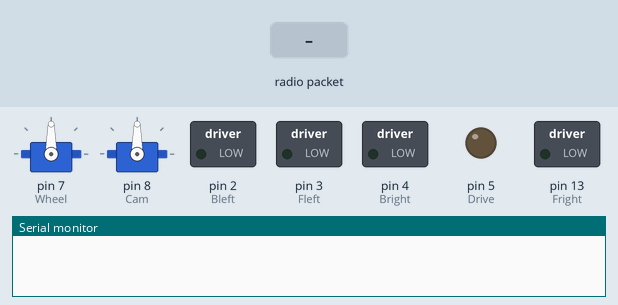
The sketch below on a simulated Arduino Uno, built with avr-gcc and run on an emulated ATmega328P. On the bench: 2 × servo, switched loads named in the sketch (green lamp = pin HIGH), output pins drawn as LEDs (lit = HIGH), the last lines printed to the serial monitor. The inputs (shaded band) are chosen by the test bench. No radio packets arrive unless stated.

Above: at 1.2 s.
1.3 s: radio packet "1" arrives
At 1.8 s:
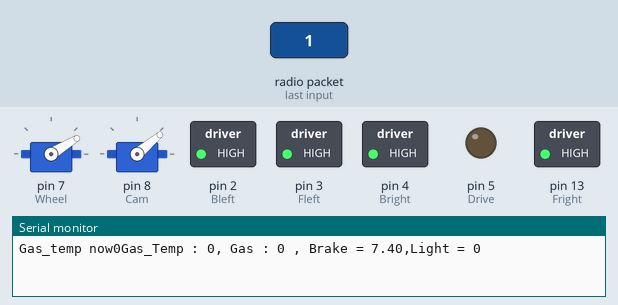
Timing chart, 0 to 4.3 s (numbered marks = the images above; inputs shaded):
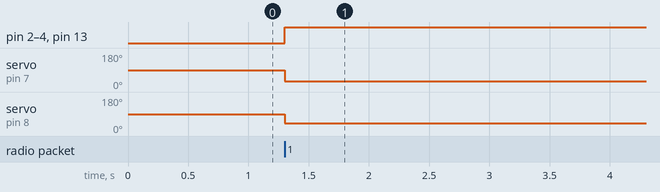

Measured:
- after the input at 1.3 s, pin 2 (Bleft), pin 3 (Fleft), pin 4 (Bright), pin 13 (Fright): LOW → HIGH at once; servo on pin 7 (Wheel): 90° → 31° at once; servo on pin 8 (Cam): 90° → 40° at once

The sketch:

rf_recieve.ino
```cpp
#include <ServoTimer2.h>
#include <RH_ASK.h>
#include <SPI.h>  // Not actualy used but needed to compile

ServoTimer2 Wheel;
ServoTimer2 Cam;
ServoTimer2 Drive;

#define Fright 13
#define Fleft 3
#define Bright 4
#define Bleft 2
#define Drive 5

//Determine pedal sensitivity
int acc = 5;
int bpress = 10;

//Determine which controller it listens to
int ID = 1;

//movement variables
int gas_temp = 0;
int gas = 0;
float brake = 0;
int steer = 0;
int head = 1200;
bool reverse = false;

// headlight/taillight/brake light variables
int leftcounter = 0;
int rightcounter = 0;
bool light = false;
bool Brakelights = false;
bool left = false;
bool right = false;
bool FleftOn = false;
bool FrightOn = false;
bool BleftOn = false;
bool BrightOn = false;


//library variables
RH_ASK driver;


void setup() {
  Serial.begin(9600);  // Development only
  if (!driver.init())
    Serial.println("init failed");
  //set LED pinmodes
  pinMode(Fright, OUTPUT);
  pinMode(Fleft, OUTPUT);
  pinMode(Bright, OUTPUT);
  pinMode(Bleft, OUTPUT);

  //attach the servos to the correct pins
  Wheel.attach(7);
  Cam.attach(8);
}

void loop() {
  uint8_t buf[9];                 //variable to store the incoming data
  uint8_t buflen = sizeof(buf);   //variable to store incoming data length
  if (driver.recv(buf, &buflen))  //If we get a message the is the right length,
  {
    int i;
    if (buf[0] = ID)  //If this came from the correct controller,
    {
      //Set all variables from recieved data
      gas_temp = buf[1];
      steer = buf[2];
      brake = buf[3];
      right = buf[4];
      left = buf[5];
      light = buf[6];
      head = buf[7];
      reverse = buf[8];

      // Steering
      steer = ((steer * 15) + 700);  //Make sure it's the right value for the servo. This servo library requires values between 700 and 2200, with 1500 being the middle.
      Wheel.write(steer);

      // forward/backwards Motion
      Serial.print("Gas_temp now");
      Serial.print(gas_temp);
      gas_temp = (gas_temp * 5);                     //Make sure it's the right value for the motor.
      if ((gas < gas_temp) && (reverse == false)) {  //if the current speed is less than the desired speed and the car is in forward gear, speed up a little. This is to make sure the car can't accelerate instantly and has a sense of mass.
        gas += acc;
      }
      if ((gas < gas_temp) && (reverse == true)) {  //If the car is in reverse gear, speed up backwards a little more each loop until we reach the desired speed.
        gas -= acc;
      }

      if (gas > 250) {  //Make sure the throttle number can't keep going up once the motor has reached it's maximum speed
        gas = 250;
      }
      brake = (brake / bpress);  //determine brake sensitivity
      if (brake < 2) {           //make sure there's always a little bit of braking so that the car slows down like a real one would
        brake = 2;
      }
      if ((10 < gas) && (150 > gas) && (gas_temp < 15)) {
        brake = 30;
      }
      if ((10 < gas) && (150 > gas)) {
        acc = 30;

      } else {
        acc = 5;
      }
      if (gas > 0) {  //If the car is moving forward, move the throttle value down by however much the brake is applied.
        gas = (gas - brake);
      }
      //else {
      //  gas = (gas + brake);  //If the car is in reverse gear, move the throttle value up by however much the brake is applied.
      //}
      if ((gas < 0) && (reverse == false)) {
        gas = 0;
      }

      analogWrite(Drive, gas);  //send instructions to the drive motor

      Serial.print("Gas_Temp : ");
      Serial.print(gas_temp);
      Serial.print(", ");
      Serial.print("Gas : ");
      Serial.print(gas);
      Serial.print(" , ");
      Serial.print("Brake = ");
      Serial.print(brake);
      Serial.print(",");
      Serial.print("Light = ");
      Serial.println(BrightOn);


      head = (head * 6.491);  //math for servo value
      head = (head + 700);    //make sure the minimum value is 700, or all the way left.
      Cam.write(head);        //send to camera servo
      if (light == false) {   //If the headlights need to be on, tell the headlights to turn on. This action won't actually be taken until all the light data is collected because we still need to check if the turn signal is on or off.
        FrightOn = true;
        FleftOn = true;
      } else {
        FrightOn = false;  //If the headlights have been turned off, tell the LEDs to shut off
        FleftOn = false;
      }

      if (buf[3] > 5) {  //If the brake has been applied, turn on the brake lights
        BrightOn = true;
        BleftOn = true;
      } else {
        BrightOn = false;  //If the brakes have been let off, turn off the brake lights.
        BleftOn = false;
      }

      if (left == true) {  //If the left turn signal is on, flip the left side lights on and off. If the headlights or brake lights are on, ignore them on this side and do this instead.
        leftcounter += 1;  // Add one to the counter. If it's less than five, turn the lights on.
        if (leftcounter < 5) {
          FleftOn = true;
          BleftOn = true;
        } else {  //If the counter is more than five, turn the lights off.
          FleftOn = false;
          BleftOn = false;
        }
        if (leftcounter >= 10) {  //If the counter is ten or more, set it back to zero.
          leftcounter = 0;
        }
      } else {
        leftcounter = 0;  //If the turn signal goes off, reset the counter at zero for next time. This way it will always flash first, and won't pick up where it left off.
      }


      if (right == true) {  //This is the same as the left side, except all of the variables correspond to the right side.
        rightcounter += 1;
        if (rightcounter < 5) {
          FrightOn = true;
          BrightOn = true;
        } else {
          FrightOn = false;
          BrightOn = false;
        }
        if (rightcounter >= 10) {
          rightcounter = 0;
        }
      } else {
        rightcounter = 0;
      }

      //Finally, send the instructions to the lights.
      digitalWrite(Fright, FrightOn);
      digitalWrite(Bright, BrightOn);
      digitalWrite(Fleft, FleftOn);
      digitalWrite(Bleft, BleftOn);
    }
  }
}
```
